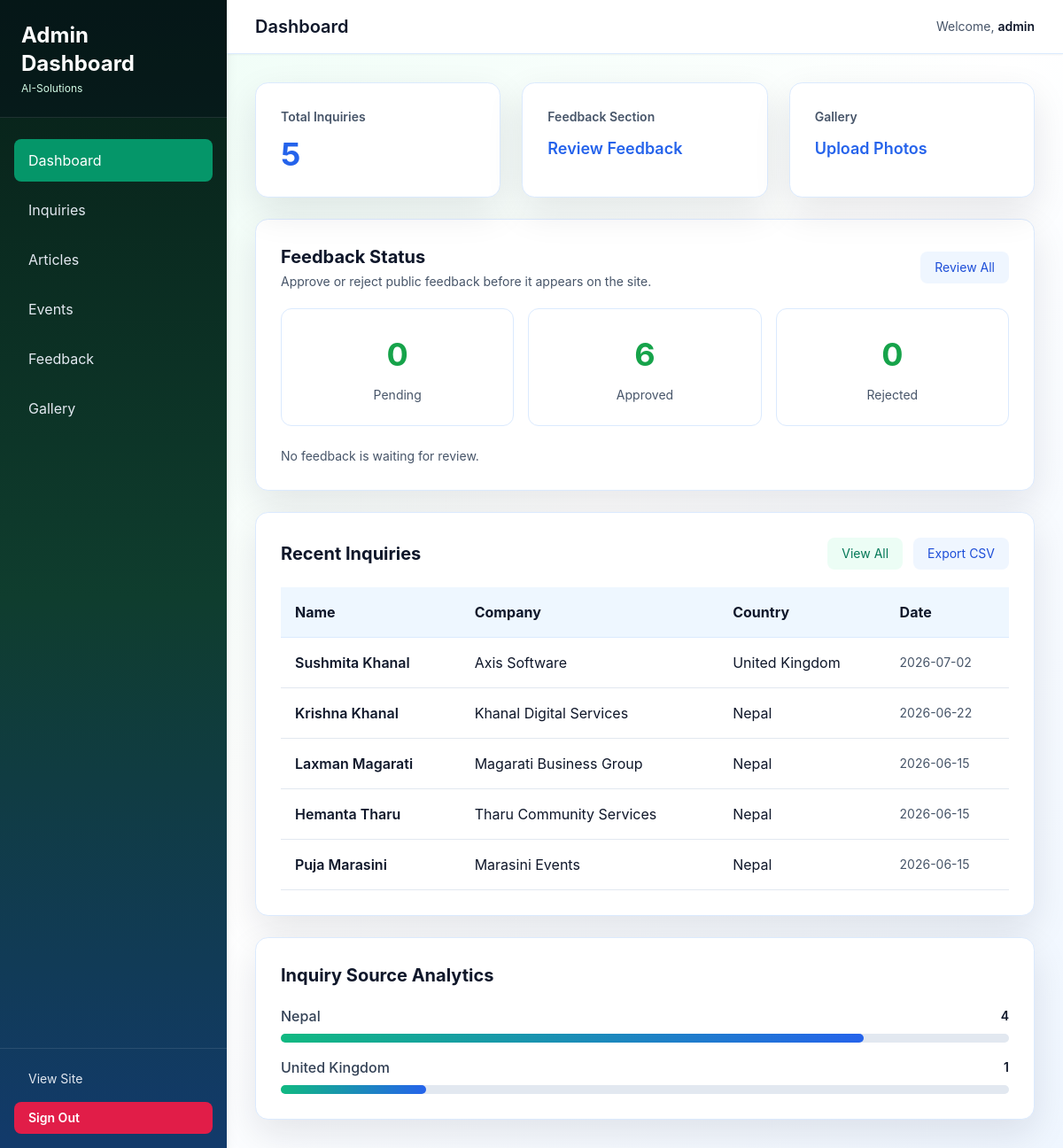
/admin/ (signed in), run on the app's committed database.
### models/__init__.py (models this page shows)
class Inquiry(db.Model):
    __tablename__ = "inquiries"
    id = db.Column(db.Integer, primary_key=True)
    full_name = db.Column(db.String(120), nullable=False)
    email = db.Column(db.String(120), nullable=False)
    phone = db.Column(db.String(40), nullable=False)
    company = db.Column(db.String(120), nullable=True)
    country = db.Column(db.String(80), nullable=True)
    job_title = db.Column(db.String(120), nullable=True)
    job_details = db.Column(db.Text, nullable=False)
    created_at = db.Column(db.DateTime, default=lambda: datetime.now(UTC))

### routes/admin.py (the view)
@admin_bp.route("/")
@login_required
def dashboard():
    analytics = inquiry_summary()
    feedback_status_counts = {
        "pending": Feedback.query.filter_by(status="pending").count(),
        "approved": Feedback.query.filter_by(status="approved").count(),
        "rejected": Feedback.query.filter_by(status="rejected").count(),
    }
    pending_feedback = Feedback.query.filter_by(status="pending").order_by(Feedback.created_at.desc()).limit(5).all()
    return render_template(
        "admin/dashboard.html",
        total_inquiries=analytics["total"],
        recent_inquiries=analytics["recent"],
        country_counts=analytics["country_counts"],
        feedback_status_counts=feedback_status_counts,
        pending_feedback=pending_feedback,
    )

### routes/admin.py (called while the page is built)
def login_required(view):
    @wraps(view)
    def wrapped_view(**kwargs):
        if not session.get("admin_authenticated"):
            flash("Please sign in to access the admin dashboard.", "warning")
            return redirect(url_for("admin.login"))
        return view(**kwargs)
    wrapped_view.__name__ = view.__name__
    return wrapped_view

### services/analytics.py (called while the page is built)
def inquiry_summary():
    total = Inquiry.query.count()
    recent = Inquiry.query.order_by(Inquiry.created_at.desc()).limit(5).all()
    source_countries = [inquiry.country or "Unknown" for inquiry in Inquiry.query.all()]
    country_counts = {}
    for country in source_countries:
        country_counts[country] = country_counts.get(country, 0) + 1
    return {
        "total": total,
        "recent": recent,
        "country_counts": country_counts,
    }

### templates/admin/dashboard.html (shortened to what this page needs)
{% extends 'admin_base.html' %}
{% block page_title %}Dashboard{% endblock %}
{% block content %}
<div class="space-y-6">
    <div class="grid grid-cols-1 md:grid-cols-3 gap-6">
        <div class="admin-card">
            <p class="text-slate-600 text-sm font-semibold">Total Inquiries</p>
            <p class="text-4xl font-bold text-teal-600 mt-3">{{ total_inquiries }}</p>
        </div>
        <div class="admin-card">
            <p class="text-slate-600 text-sm font-semibold">Feedback Section</p>
            <p class="text-lg font-semibold text-slate-900 mt-3">
                <a href="{{ url_for('admin.manage_feedback') }}" class="text-blue-600 hover:text-blue-700">Review Feedback</a>
            </p>
        </div>
        <div class="admin-card">
            <p class="text-slate-600 text-sm font-semibold">Gallery</p>
            <p class="text-lg font-semibold text-slate-900 mt-3">
                <a href="{{ url_for('admin.manage_gallery') }}" class="text-teal-600 hover:text-teal-700">Upload Photos</a>
            </p>
        </div>
    </div>
    <div class="admin-card">
        <div class="flex flex-col gap-4 sm:flex-row sm:items-center sm:justify-between">
            <div>
                <h2 class="text-xl font-bold text-slate-900">Feedback Status</h2>
                <p class="mt-1 text-sm text-slate-600">Approve or reject public feedback before it appears on the site.</p>
            </div>
            <a href="{{ url_for('admin.manage_feedback') }}" class="text-sm px-4 py-2 bg-blue-50 text-blue-700 rounded-lg hover:bg-blue-100">Review All</a>
        </div>
        <div class="mt-5 grid gap-4 md:grid-cols-3">
            <div class="stat-card">
                <p class="stat-value">{{ feedback_status_counts.pending }}</p>
                <p class="stat-label">Pending</p>
            </div>
            <div class="stat-card">
                <p class="stat-value">{{ feedback_status_counts.approved }}</p>
                <p class="stat-label">Approved</p>
            </div>
            <div class="stat-card">
                <p class="stat-value">{{ feedback_status_counts.rejected }}</p>
                <p class="stat-label">Rejected</p>
            </div>
        </div>
        <div class="mt-6 space-y-3">
            {% for feedback in pending_feedback %}
                <div class="flex flex-col gap-3 rounded-lg border border-slate-200 bg-slate-50 p-4 sm:flex-row sm:items-center sm:justify-between">
                    <div>
                        <p class="font-semibold text-slate-900">{{ feedback.customer_name }}</p>
                        <p class="text-sm text-slate-600">{{ feedback.comment }}</p>
                    </div>
                    <div class="flex gap-2">
                        <form method="post" action="{{ url_for('admin.update_feedback_status', feedback_id=feedback.id) }}">
                            <input type="hidden" name="status" value="approved" />
                            <button type="submit" class="btn-edit">Approve</button>
                        </form>
                        <form method="post" action="{{ url_for('admin.update_feedback_status', feedback_id=feedback.id) }}">
                            <input type="hidden" name="status" value="rejected" />
                            <button type="submit" class="btn-delete">Reject</button>
                        </form>
                        <form method="post" action="{{ url_for('admin.delete_feedback', feedback_id=feedback.id) }}" onsubmit="return confirm('Delete this feedback?');">
                            <button type="submit" class="btn-delete">Delete</button>
                        </form>
                    </div>
                </div>
            {% else %}
                <p class="mt-4 text-sm text-slate-600">No feedback is waiting for review.</p>
            {% endfor %}
        </div>
    </div>
    <div class="admin-card">
        <div class="flex items-center justify-between mb-5">
            <h2 class="text-xl font-bold text-slate-900">Recent Inquiries</h2>
            <div class="flex gap-3">
                <a href="{{ url_for('admin.inquiries') }}" class="text-sm px-4 py-2 bg-emerald-50 text-emerald-700 rounded-lg hover:bg-emerald-100">View All</a>
                <a href="{{ url_for('admin.export_inquiries') }}" class="text-sm px-4 py-2 bg-blue-50 text-blue-700 rounded-lg hover:bg-blue-100">Export CSV</a>
            </div>
        </div>
        <div class="overflow-x-auto">
            <table>
                <thead>
                    <tr>
                        <th>Name</th>
                        <th>Company</th>
                        <th>Country</th>
                        <th>Date</th>
                    </tr>
                </thead>
                <tbody>
                    {% for inquiry in recent_inquiries %}
                    <tr>
                        <td><span class="font-semibold">{{ inquiry.full_name }}</span></td>
                        <td>{{ inquiry.company }}</td>
                        <td>{{ inquiry.country }}</td>
                        <td class="text-sm text-slate-600">{{ inquiry.created_at.strftime('%Y-%m-%d') }}</td>
                    </tr>
                    {% else %}
                    <tr>
                        <td colspan="4" class="text-center text-slate-600 py-8">No inquiries yet</td>
                    </tr>
                    {% endfor %}
                </tbody>
            </table>
        </div>
    </div>
    {% if country_counts %}
    <div class="admin-card">
        <h2 class="text-xl font-bold text-slate-900 mb-5">Inquiry Source Analytics</h2>
        <div class="space-y-4">
            {% for country, count in country_counts.items() %}
            <div>
                <div class="flex items-center justify-between mb-2">
                    <span class="text-slate-700 font-medium">{{ country }}</span>
                    <span class="text-sm font-semibold text-slate-900">{{ count }}</span>
                </div>
                <div class="w-full bg-slate-200 rounded-full h-2.5">
                    <div class="bg-gradient-to-r from-emerald-500 to-blue-600 h-2.5 rounded-full" style="width: {{ (count / total_inquiries * 100) if total_inquiries else 0 }}%"></div>
                </div>
            </div>
            {% endfor %}
        </div>
    </div>
    {% endif %}
</div>
{% endblock %}

### static/css/admin.css (style rules this page uses)
:root { --admin-green: #16a34a; --admin-green-dark: #166534; --admin-blue: #2563eb; --admin-ink: #0f172a; --admin-muted: #475569; --admin-line: #dbeafe; --admin-bg: #f4fbf8; --admin-card: #ffffff; }
body { font-family: -apple-system, BlinkMacSystemFont, "Segoe UI", Roboto, "Helvetica Neue", Arial, sans-serif; color: var(--admin-ink); background: radial-gradient(circle at top left, rgba(34, 197, 94, 0.14), transparent 26%), radial-gradient(circle at bottom right, rgba(37, 99, 235, 0.12), transparent 24%), linear-gradient(135deg, #f8fffb 0%, #eef7ff 100%); }
* { transition: background-color 150ms ease, border-color 150ms ease, color 150ms ease, box-shadow 150ms ease; }
.text-slate-900 { color: var(--admin-ink) !important; }
.text-slate-700 { color: #334155 !important; }
.text-slate-600 { color: var(--admin-muted) !important; }
.text-teal-600, .text-blue-600 { color: var(--admin-blue) !important; }
.admin-card { background: var(--admin-card); border: 1px solid var(--admin-line); border-radius: 0.9rem; box-shadow: 0 16px 42px rgba(15, 23, 42, 0.10); padding: 1.75rem; }
table { width: 100%; border-collapse: collapse; color: var(--admin-ink); }
th { background: #eef7ff; padding: 1rem; text-align: left; font-weight: 700; border-bottom: 1px solid var(--admin-line); }
td { padding: 1rem; border-bottom: 1px solid #e2e8f0; }
.grid-cols-1 { grid-template-columns: repeat(1, minmax(0, 1fr)); }
.stat-card { background: var(--admin-card); border: 1px solid var(--admin-line); border-radius: 0.75rem; padding: 1.5rem; text-align: center; }
.stat-card .stat-value { font-size: 2.25rem; font-weight: bold; color: var(--admin-green); }
.stat-card .stat-label { font-size: 0.875rem; color: var(--admin-muted); margin-top: 0.5rem; }

### data on the page
Inquiry: full_name "Sushmita Khanal", company "Axis Software", country "United Kingdom", created_at "2026-07-02", count "1", {{ (count / total_inquiries * 100) if total_inquiries else 0 }} 20.0 (drawn)
Inquiry: full_name "Krishna Khanal", company "Khanal Digital Services", country "Nepal", created_at "2026-06-22"
Inquiry: full_name "Laxman Magarati", company "Magarati Business Group", country "Nepal", created_at "2026-06-15"
Inquiry: full_name "Hemanta Tharu", company "Tharu Community Services", country "Nepal", created_at "2026-06-15"
Inquiry: full_name "Puja Marasini", company "Marasini Events", country "Nepal", created_at "2026-06-15", count "4", {{ (count / total_inquiries * 100) if total_inquiries else 0 }} 80.0 (drawn)

### other printed values
{{ session.get('admin_username', 'Admin') }} "admin"
{{ total_inquiries }} "5"
{{ feedback_status_counts.pending }} "0"
{{ feedback_status_counts.approved }} "6"
{{ feedback_status_counts.rejected }} "0"
